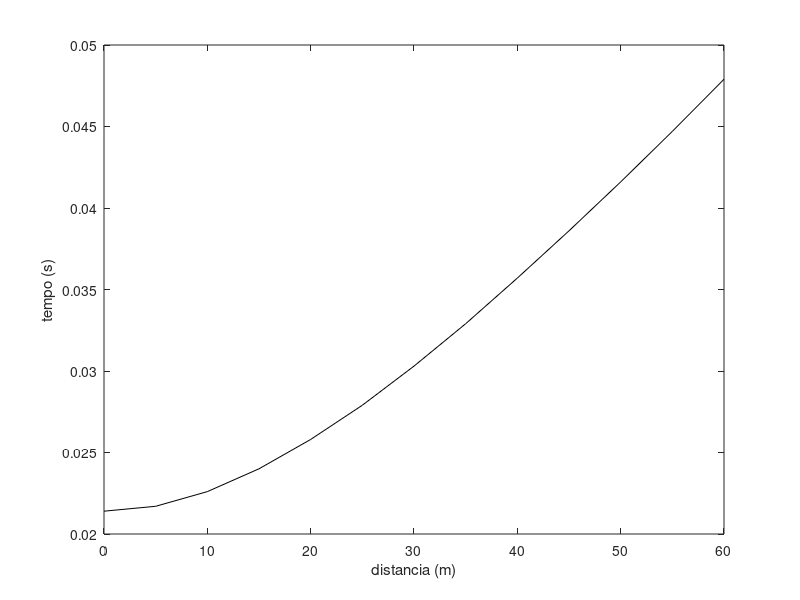
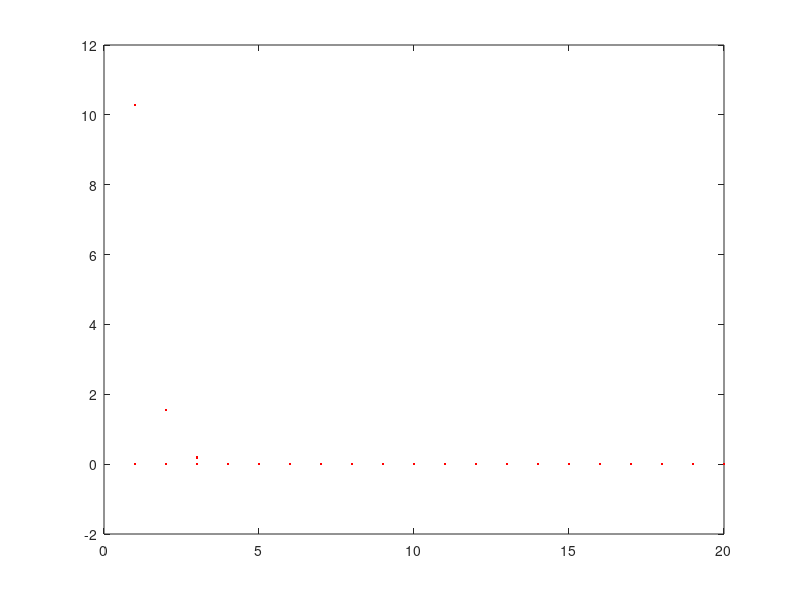

Reproduce these figures in MATLAB, in order.
% Problemas Diretos e Inversos em Geofísica - Conceitos Basicos e Aplicacoes
% Prof. Giuliano Marotta - SIS/IG/UnB - marotta@unb.br
% Parte V: Exercicio 03
% ---------------------------------------------------------------------
% Sismica de reflexao de 2 camadas horizontais
% Condicao: V1<V2

% metodo: modelo não linear

close all
clear all
clc

% Abrir arquivo de dados
Dados = importdata('DadosReflexao.txt','\t');
x = Dados.data(:,2); % distância dos receptores, em metros
t = Dados.data(:,3)/1000; % Tempo registrado para a onda refletida na segunda camada, em segundos

figure()
plot(x,t,'k')
xlabel('distancia (m)')
ylabel('tempo (s)')

% Inversao
% tab = (x^2+4h^2)^0.5/V = (x^2+4*h^2)^0.5*S
% parametros: t0 e V

d = t; % Vetor dos dados observados
V = 1000; % parametros iniciais
h= 3; % parametros iniciais
S = 1/V; % Varagosidade
m0= [h; S]; % Vetor dos parametros aproximados
N = length(d(:,1)); % Numeto de observacoes
M = length(m0(:,1)); % Numero de parametros


it =20; % Numero de iteracoes
figure()

% Estimativa de h e S envolvendo onda refletida
for i=1:it

    G = [(4*m0(2)*m0(1))./(4*m0(1)^2+x.^2).^0.5, (4*m0(1)^2+x.^2).^0.5]; % Matriz das derivadas parciais
    d0 = (x.^2+4*m0(1).^2).^0.5*m0(2); % Vetor dos valores calculados
    dc = d-d0; % Vetor das diferencas
    dm = (G'*G)^-1*(G'*dc); % Vetor das correcoes
    m = m0+dm; % Vetor dos parametros ajustados
    e = d-(x.^2+4*m(1).^2).^0.5*m(2); % Vetor das diferencas
    m0=m; % Vetor dos parametros ajustados
    plot(i,dm,'.r') % plota valor do parametro por iteracao
    hold on

end

h = m(1)
V = 1/m(2)
